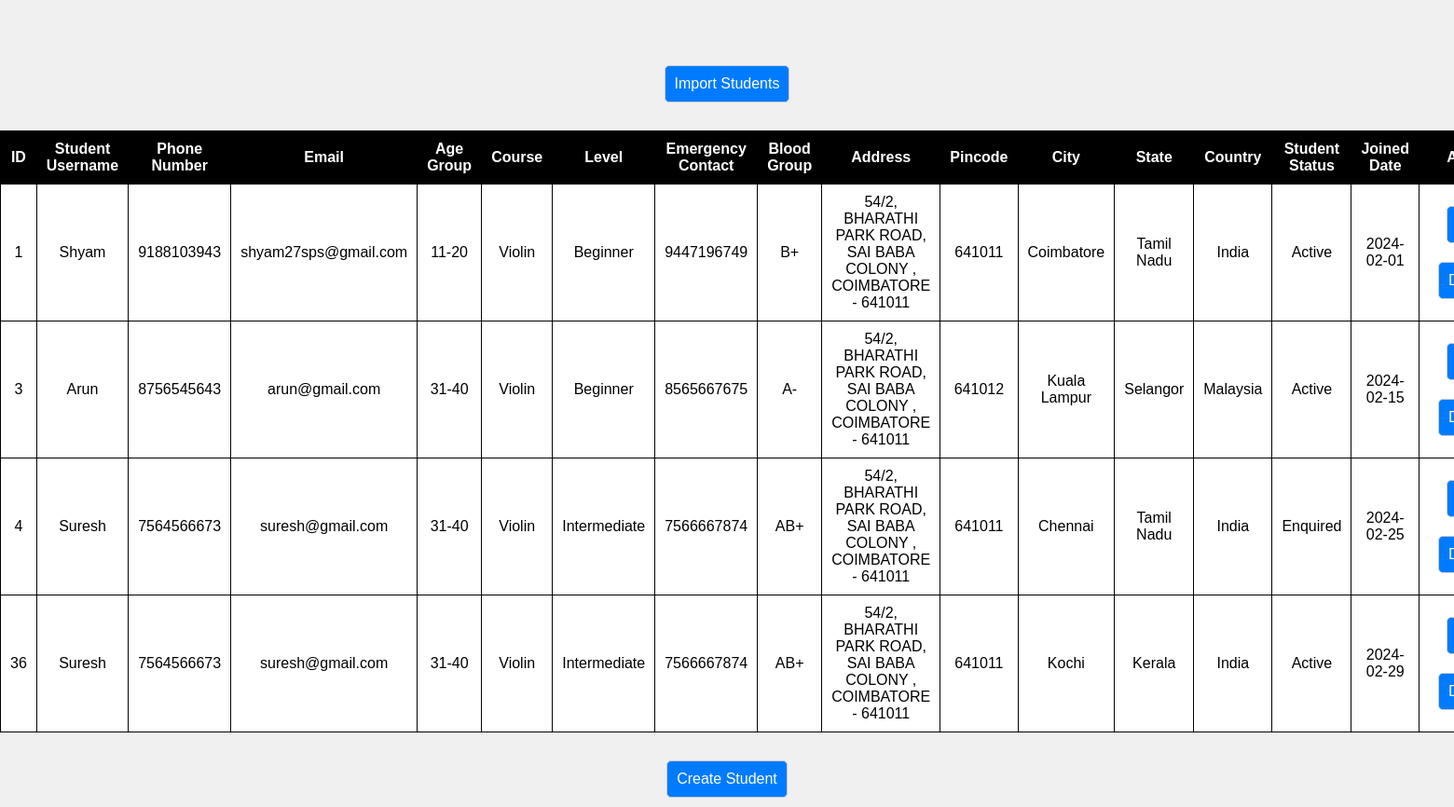
Before: /admin/indexes/student_index.php with the older database file.
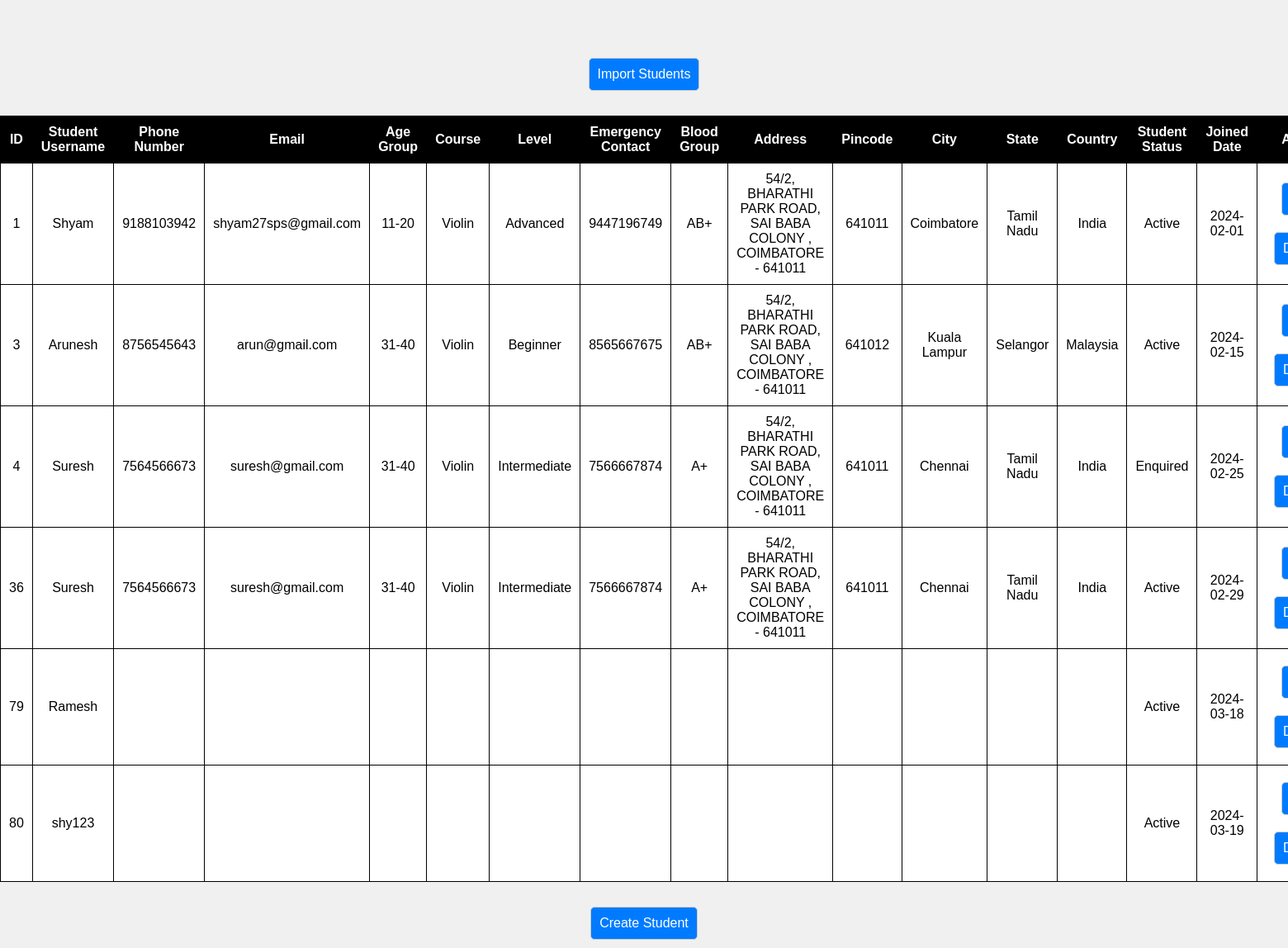
After: the same page with the newer database file.
### tables this page shows
CREATE TABLE `students` (
  `student_id` int(11) NOT NULL,
  `user_parent_id` int(11) DEFAULT NULL,
  `phone_num` varchar(255) DEFAULT NULL,
  `email` varchar(255) DEFAULT NULL,
  `age_group_parent_id` int(11) DEFAULT NULL,
  `course_parent_id` int(11) DEFAULT NULL,
  `level_parent_id` int(11) DEFAULT NULL,
  `emergency_contact` varchar(255) DEFAULT NULL,
  `blood_group` enum('A+','A-','B+','B-','O-','O+','AB+','AB-') DEFAULT NULL,
  `address` varchar(255) DEFAULT NULL,
  `pincode` varchar(11) DEFAULT NULL,
  `city_parent_id` int(11) DEFAULT NULL,
  `state_parent_id` int(11) DEFAULT NULL,
  `country_parent_id` int(11) DEFAULT NULL,
  `student_status` enum('Enquired','Active','Inactive') DEFAULT 'Active',
  `joined_date` date DEFAULT current_timestamp()
);

CREATE TABLE `users` (
  `user_id` int(11) NOT NULL,
  `user_name` varchar(255) NOT NULL,
  `user_password` varchar(255) NOT NULL,
  `user_type` enum('Student','Teacher') NOT NULL,
  `user_status` enum('Active','Inactive') NOT NULL
);

CREATE TABLE `age_groups` (
  `age_group_id` int(11) NOT NULL,
  `age_group_name` varchar(255) NOT NULL,
  `age_group_status` enum('Active','Inactive') NOT NULL
);

CREATE TABLE `courses` (
  `course_id` int(11) NOT NULL,
  `course_name` varchar(255) NOT NULL,
  `course_desc` longtext NOT NULL,
  `course_img` varchar(255) NOT NULL,
  `course_icon` varchar(255) NOT NULL,
  `course_status` enum('Active','Inactive') NOT NULL
);

CREATE TABLE `levels` (
  `level_id` int(11) NOT NULL,
  `level_name` varchar(255) NOT NULL,
  `level_status` enum('Active','Inactive') NOT NULL
);

CREATE TABLE `cities` (
  `city_id` int(11) NOT NULL,
  `state_parent_id` int(11) NOT NULL,
  `city_name` varchar(255) NOT NULL,
  `city_status` enum('Active','Inactive') NOT NULL
);

CREATE TABLE `states` (
  `state_id` int(11) NOT NULL,
  `country_parent_id` int(11) NOT NULL,
  `state_name` varchar(255) NOT NULL,
  `state_status` enum('Active','Inactive') NOT NULL
);

CREATE TABLE `countries` (
  `country_id` int(11) NOT NULL,
  `country_name` varchar(255) NOT NULL,
  `country_status` enum('Active','Inactive') NOT NULL
);

### admin/indexes/student_index.php (the view, shortened to what this page needs)
<!DOCTYPE html>
<html lang="en">
<head>
</head>
<body>
<h2 id="responseMessageStudent">&nbsp;</h2>
<button type="button" onclick="selectFile();">Import Students</button>
<div id="updateTableContainerStudent">
    <?php
    include("../db.php");
    $sql = "SELECT s.*, us.user_name, ag.age_group_name, c.course_name, l.level_name, ci.city_name, st.state_name, co.country_name
            FROM students s
            LEFT JOIN users us ON s.user_parent_id = us.user_id
            LEFT JOIN age_groups ag ON s.age_group_parent_id = ag.age_group_id
            LEFT JOIN courses c ON s.course_parent_id = c.course_id
            LEFT JOIN levels l ON s.level_parent_id = l.level_id
            LEFT JOIN cities ci ON s.city_parent_id = ci.city_id
            LEFT JOIN states st ON s.state_parent_id = st.state_id
            LEFT JOIN countries co ON s.country_parent_id = co.country_id";
    $whereClause = " WHERE 1=1";
    $sql .= $whereClause;
    $result = $conn->query($sql);
    if ($result->num_rows > 0) {
        echo "<table>";
        echo "<tr><th>ID</th><th>Student Username</th><th>Phone Number</th><th>Email</th><th>Age Group</th><th>Course</th><th>Level</th><th>Emergency Contact</th><th>Blood Group</th><th>Address</th><th>Pincode</th><th>City</th><th>State</th><th>Country</th><th>Student Status</th><th>Joined Date</th><th>Action</th></tr>";
        while ($row = $result->fetch_assoc()) {
            echo "<tr>";
            echo "<td>{$row['student_id']}</td>";
            echo "<td>{$row['user_name']}</td>";
            echo "<td>{$row['phone_num']}</td>";
            echo "<td>{$row['email']}</td>";
            echo "<td>{$row['age_group_name']}</td>";
            echo "<td>{$row['course_name']}</td>";
            echo "<td>{$row['level_name']}</td>";
            echo "<td>{$row['emergency_contact']}</td>";
            echo "<td>{$row['blood_group']}</td>";
            echo "<td>{$row['address']}</td>";
            echo "<td>{$row['pincode']}</td>";
            echo "<td>{$row['city_name']}</td>";
            echo "<td>{$row['state_name']}</td>";
            echo "<td>{$row['country_name']}</td>";
            echo "<td>{$row['student_status']}</td>";
            echo "<td>{$row['joined_date']}</td>";
            echo "<td>";
            echo "<button onclick=\"showFormStudent('edit_mode_student', {$row['student_id']})\">Edit</button>";
            echo "<button onclick=\"showFormStudent('delete_mode_student', {$row['student_id']})\">Delete</button>";
            echo "</td>";
            echo "</tr>";
        }
        echo "</table>";
    } else {
        echo "No students found.";
    }
    ?>
</div>
<button onclick="showFormStudent('create_mode_student', null)">Create Student</button>
</body>
</html>

### admin/indexes/student_index.php (style rules this page uses)
body { background-color: #f0f0f0; font-family: Arial, sans-serif; text-align: center; margin: 0; padding: 0; }
table { border-collapse: collapse; width: 80%; margin: 20px auto; background-color: #fff; }
th, td { border: 1px solid #000; padding: 10px; }
th { background-color: #000; color: #fff; }
button { padding: 10px; font-size: 16px; margin: 10px; border: 1px solid #ccc; border-radius: 5px; background-color: #007bff; color: #fff; cursor: pointer; }
#responseMessageStudent { height: 20px; }

Changed rows visible on the page:
changed students "shyam27sps@gmail.com": phone_num "9188103943" → "9188103942"; levels.level_name "Beginner" → "Advanced"; blood_group "B+" → "AB+"
changed students "arun@gmail.com": users.user_name "Arun" → "Arunesh"; blood_group "A-" → "AB+"
changed students "Enquired": blood_group "AB+" → "A+"
changed students id 36: blood_group "AB+" → "A+"; cities.city_name "Kochi" → "Chennai"; states.state_name "Kerala" → "Tamil Nadu"
added students: student_id "79", users.user_name "Ramesh", student_status "Active", joined_date "2024-03-18"
added students: student_id "80", users.user_name "shy123", student_status "Active", joined_date "2024-03-19"
